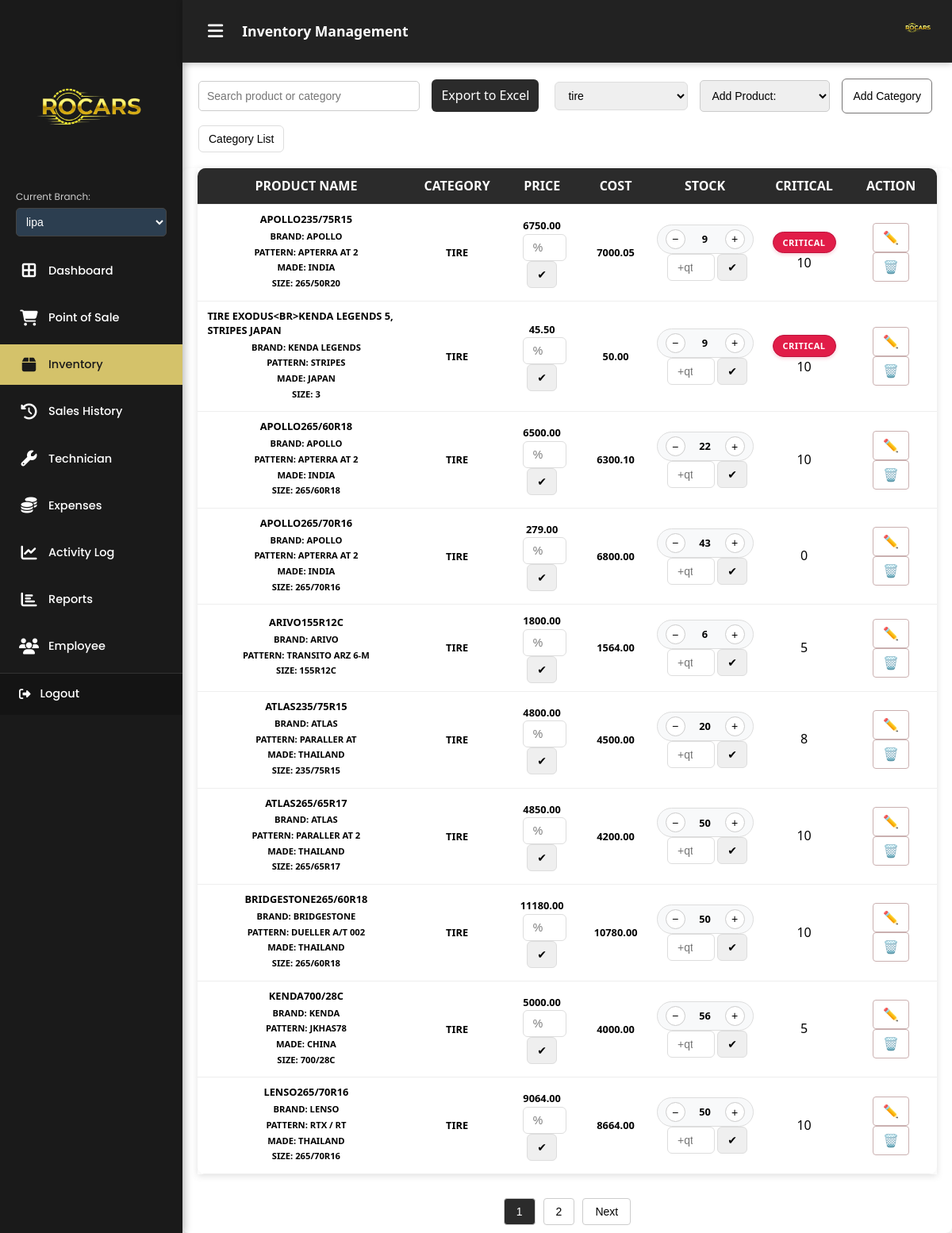
Page /inventorysearchmodal.php (signed in) on the earlier database version.
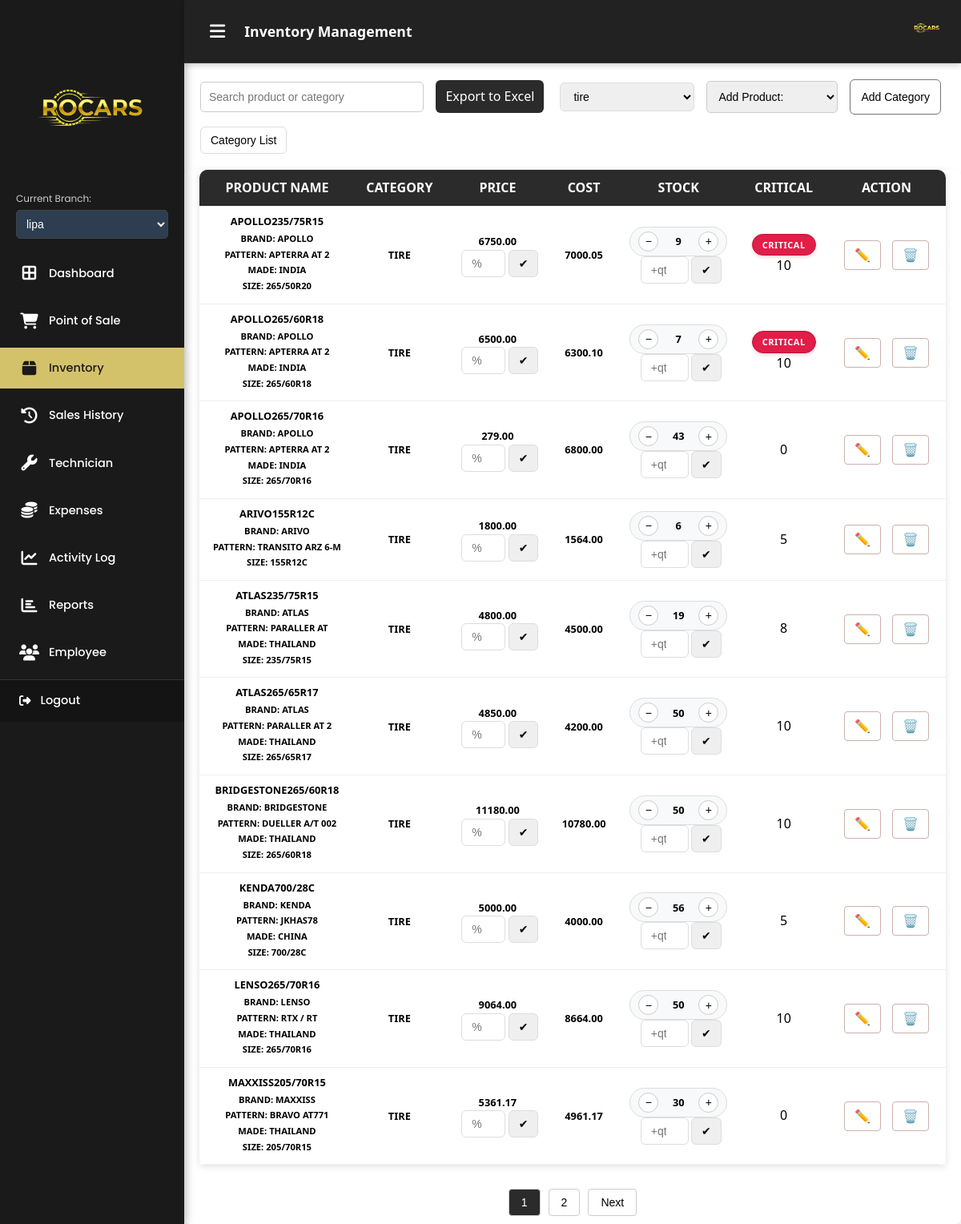
Same page on the later database version.
### tables this page shows
CREATE TABLE `inventory` (
  `inventory_id` int(11) NOT NULL,
  `branch_id` int(11) NOT NULL,
  `product_id` int(11) NOT NULL,
  `quantity` int(11) NOT NULL DEFAULT 0
);

CREATE TABLE `products` (
  `product_id` int(11) NOT NULL,
  `cat_id` int(11) NOT NULL,
  `product_name` varchar(100) NOT NULL,
  `price` decimal(10,2) NOT NULL,
  `cost` decimal(10,2) NOT NULL,
  `detail1` varchar(255) DEFAULT NULL,
  `detail2` varchar(255) DEFAULT NULL,
  `detail3` varchar(255) DEFAULT NULL,
  `detail4` varchar(255) DEFAULT NULL,
  `detail5` varchar(255) DEFAULT NULL,
  `detail6` varchar(255) DEFAULT NULL,
  `critical_stock_level` int(11) DEFAULT NULL
);

CREATE TABLE `categories` (
  `category_id` int(11) NOT NULL,
  `category_name` varchar(100) NOT NULL
);

### inventorysearchmodal.php (the view, shortened to what the rows shown need)
<?php
global $conn;
$branch_id = isset($_SESSION['branch_id']) ? (int)$_SESSION['branch_id'] : 1;
$recordPerPage = 10;
$page = max(1, (int)($_GET['page'] ?? 1));
$category_filter = trim($_GET['category'] ?? '9');
$offset = ($page - 1) * $recordPerPage;
$whereSQL = "WHERE i.branch_id = ?";
$bindTypes = "i";
$bindValues = [$branch_id];
if (!empty($category_filter)) {
    $whereSQL .= " AND c.category_id = ?";
    $bindTypes .= "i";
    $bindValues[] = (int)$category_filter;
}
$dataBindTypes = $bindTypes . "ii";
$dataBindValues = $bindValues;
array_push($dataBindValues, $offset, $recordPerPage);
$stmt = $conn->prepare($dataSQL);
$stmt->bind_param($dataBindTypes, ...$dataBindValues);
$stmt->execute();
$result = $stmt->get_result();
?>
<!DOCTYPE html>
<html lang="en">
<head>
<link rel="stylesheet" href="assets/css/sidebar.css">
<link rel="stylesheet" href="assets/css/topbar.css">
<link rel = "stylesheet" href="assets/css/inventorysearchmodal.css">
<link rel="stylesheet" href="https://cdnjs.cloudflare.com/ajax/libs/font-awesome/6.5.0/css/all.min.css">
</head>
<body>
<div class="main-content" id="mainContent">
    <div class="topbar">
        <h1>Inventory Management</h1>
    </div>
        <div id="inventoryTableContainer">
<!DOCTYPE html>
<html lang="en">
<head>
</head>
<body>
    <div class="container">
        <div class="table-wrapper">
            <table class="inventory-table">
                <thead>
                    <tr>
                        <th>Product Name</th>
                        <th>Category</th>
                        <th>Price</th>
                        <th>Cost</th>
                        <th>Stock</th>
                        <th>Critical</th>
                        <th>Action</th>
                    </tr>
                </thead>
                <tbody id="inventoryTableBody">
                    <?php if ($result->num_rows > 0): ?>
                        <?php while ($row = $result->fetch_assoc()): ?>
                            <tr class="inventory-row"
                                data-category="<?= htmlspecialchars($row['category_name']) ?>"
                                data-product-id="<?= htmlspecialchars($row['product_id']) ?>"
                                data-tire-id="<?= $row['tire_id'] ?? '' ?>"
                                data-accessories-id="<?= $row['accessories_id'] ?? '' ?>"
                                data-battery-id="<?= $row['battery_id'] ?? '' ?>"
                                data-oil-id="<?= htmlspecialchars($row['oil_id'] ?? '') ?>"
                                data-filter-id="<?= $row['filter_id'] ?? '' ?>"
                                data-lugnut-id="<?= $row['lugnut_id'] ?? '' ?>"
                                data-mags-id="<?= $row['mags_id'] ?? '' ?>"
                                data-mechanical-id="<?= $row['mechanical_id'] ?? '' ?>"
                                data-motortire-id="<?= $row['motortire_id'] ?? '' ?>"
                                data-nitrogen-id="<?= $row['nitrogen_id'] ?? '' ?>"
                                data-tirevalve-id="<?= $row['tirevalve_id'] ?? '' ?>"
                                data-wheel-id="<?= $row['wheel_id'] ?? '' ?>"
                                data-other-id="<?= htmlspecialchars($row['id'] ?? '') ?>"
                                data-product-name="<?= htmlspecialchars($row['product_name']) ?>"
                                data-critical ="<?= htmlspecialchars($row['critical_stock_level']) ?>"
                                >
                                <td class="product-details" >
                                    <?php
                                    $details = [];
                                    if (!empty($row['product_name'])) {
                                        $details[] = "<strong>" . htmlspecialchars($row['product_name']) . "</strong>";
                                    }
                                    if ($row['category_id'] == 1) {
                                        if (!empty($row['typeofaccessories'])) $details[] = "Type: " . htmlspecialchars($row['typeofaccessories']);
                                    }
                                    elseif ($row['category_id'] == 2) {
                                        if (!empty($row['battery_brand'])) $details[] = "Brand: " . htmlspecialchars($row['battery_brand']);
                                        if (!empty($row['battery_voltage'])) $details[] = "Voltage: " . htmlspecialchars($row['battery_voltage']) . "V";
                                    }
                                    elseif ($row['category_id'] == 3) {
                                        if (!empty($row['eo_brand'])) $details[] = "Brand: " . htmlspecialchars($row['eo_brand']);
                                        if (!empty($row['oiltype'])) $details[] = "Oil Type: " . htmlspecialchars($row['oiltype']);
                                        if (!empty($row['eo_capacity'])) $details[] = "Capacity: " . htmlspecialchars($row['eo_capacity']);
                                    }
                                    elseif ($row['category_id'] == 4) {
                                        if (!empty($row['filter_brand'])) $details[] = "Brand: " . htmlspecialchars($row['filter_brand']);
                                        if (!empty($row['typeoffilter'])) $details[] = "Type: " . htmlspecialchars($row['typeoffilter']);
                                    }
                                    elseif ($row['category_id'] == 5) {
                                        if (!empty($row['typeoflugnut'])) $details[] = "Type: " . htmlspecialchars($row['typeoflugnut']);
                                        if (!empty($row['lugnut_size'])) $details[] = "Size: " . htmlspecialchars($row['lugnut_size']);
                                    }
                                    elseif ($row['category_id'] == 7) {
                                        $details[] = "No detailed specs.";
                                    }
                                    elseif ($row['category_id'] == 9) {
                                        if (!empty($row['tire_brand'])) $details[] = "Brand: " . htmlspecialchars($row['tire_brand']);
                                        if (!empty($row['tire_pattern'])) $details[] = "Pattern: " . htmlspecialchars($row['tire_pattern']);
                                        if (!empty($row['tire_made'])) $details[] = "Made: " . htmlspecialchars($row['tire_made']);
                                        if (!empty($row['tire_size'])) $details[] = "Size: " . htmlspecialchars($row['tire_size']);
                                    }
                                    elseif ($row['category_id'] == 10) {
                                        if (!empty($row['tv_type'])) $details[] = "Valve Type: " . htmlspecialchars($row['tv_type']);
                                        if (!empty($row['tv_material'])) $details[] = "Material: " . htmlspecialchars($row['tv_material']);
                                        if (!empty($row['tv_color'])) $details[] = "Color: " . htmlspecialchars($row['tv_color']);
                                    }
                                    elseif ($row['category_id'] == 11) {
                                        if (!empty($row['ww_model'])) $details[] = "Model: " . htmlspecialchars($row['ww_model']);
                                        if (!empty($row['ww_weight'])) $details[] = "Weight: " . htmlspecialchars($row['ww_weight']);
                                        if (!empty($row['ww_material'])) $details[] = "Material: " . htmlspecialchars($row['ww_material']);
                                    }
                                    if (!empty($details)) {
                                        echo "<ul><li>" . implode("</li><li>", $details) . "</li></ul>";
                                    } else {
                                        echo "No details available.";
                                    }
                                    ?>
                                </td>
                                <td class="category"><?= htmlspecialchars($row['category_name']) ?></td>
                                <td class="price">
                                <span class="currentPrice">
                                    <?= htmlspecialchars($row['price']) ?>
                                </span><br>
                                <input
                                    type="number"
                                    class="percentInput"
                                    placeholder="%"
                                    min="0"
                                    style="width:55px; margin-left:6px;"
                                    data-product-id="<?= $row['product_id'] ?>"
                                    data-original-price="<?= $row['price'] ?>"
                                >
                                <button
                                    type="button"
                                    class="savePriceBtn"
                                    title="Save price"
                                >✔</button>
                            </td>
                                <td class="cost"><?= htmlspecialchars($row['cost']) ?></td>
                            <td class="quantity">
                                <div class="qty-control" id="qty-<?= $row['inventory_id'] ?>" data-inventory-id="<?= $row['inventory_id'] ?>"> <button class="qty-btn minus" data-action="minus">−</button>
                                <span class="qty-value"><?= (int)$row['quantity'] ?></span>
                                 <button class="qty-btn plus" data-action="plus">+</button>
                                </div><br>
                                <input
                                    type="number"
                                    class="qtyInput"
                                    placeholder="+qty"
                                    min="1"
                                    style="width:60px; margin-left:6px;"
                                    data-inventory-id="<?= $row['inventory_id'] ?>"
                                    data-current-qty="<?= (int)$row['quantity'] ?>"
                                >
                                <button
                                    type="button"
                                    class="saveQtyBtn"
                                    title="Add quantity"
                                >✔</button>
                            </td>
                                <td class="critical">
                                <?php if( $row['is_critical']): ?>
                                    <div class="<?= $row['is_critical'] ? 'critical-row' : '' ?>">critical</div><br>
                                <?php endif; ?>
                                <?= htmlspecialchars($row['critical_stock_level']) ?>
                                </td>
                                <td class="actions">
                                    <button class="editBtn" title="Edit Product">✏️</button>
                                    <button class="deleteBtn" data-product-id="<?= $row['product_id'] ?>" title="Delete Product">🗑️</button>
                                </td>
                            </tr>
                        <?php endwhile; ?>
                    <?php endif; ?>
                </tbody>
            </table>
    </div>
<?php if (!isset($_GET['is_ajax'])):  ?>
        </div>
    </div>
</div>
</body>
</html>
<?php endif;     ?>

Differences in the rows shown:
no longer on this page (row edited): inventory: product.product_name "TIRE EXODUS<BR>KENDA LEGENDS 5, STRIPES JAPAN", details "BRAND: KENDA LEGENDS PATTERN: STRIPES MADE: JAPAN SIZE: 3", categories.category_name "TIRE", product.price "45.50", product.cost "50.00", quantity "9", shows "CRITICAL", product.critical_stock_level "10"
changed inventory "APOLLO265/60R18": quantity "22" → "7"; now shows "CRITICAL"
changed inventory "ATLAS235/75R15": quantity "20" → "19"
now on this page (row unchanged): inventory: product.product_name "MAXXISS205/70R15", details "BRAND: MAXXISS PATTERN: BRAVO AT771 MADE: THAILAND SIZE: 205/70R15", categories.category_name "TIRE", product.price "5361.17", product.cost "4961.17", quantity "30", product.critical_stock_level "0"
